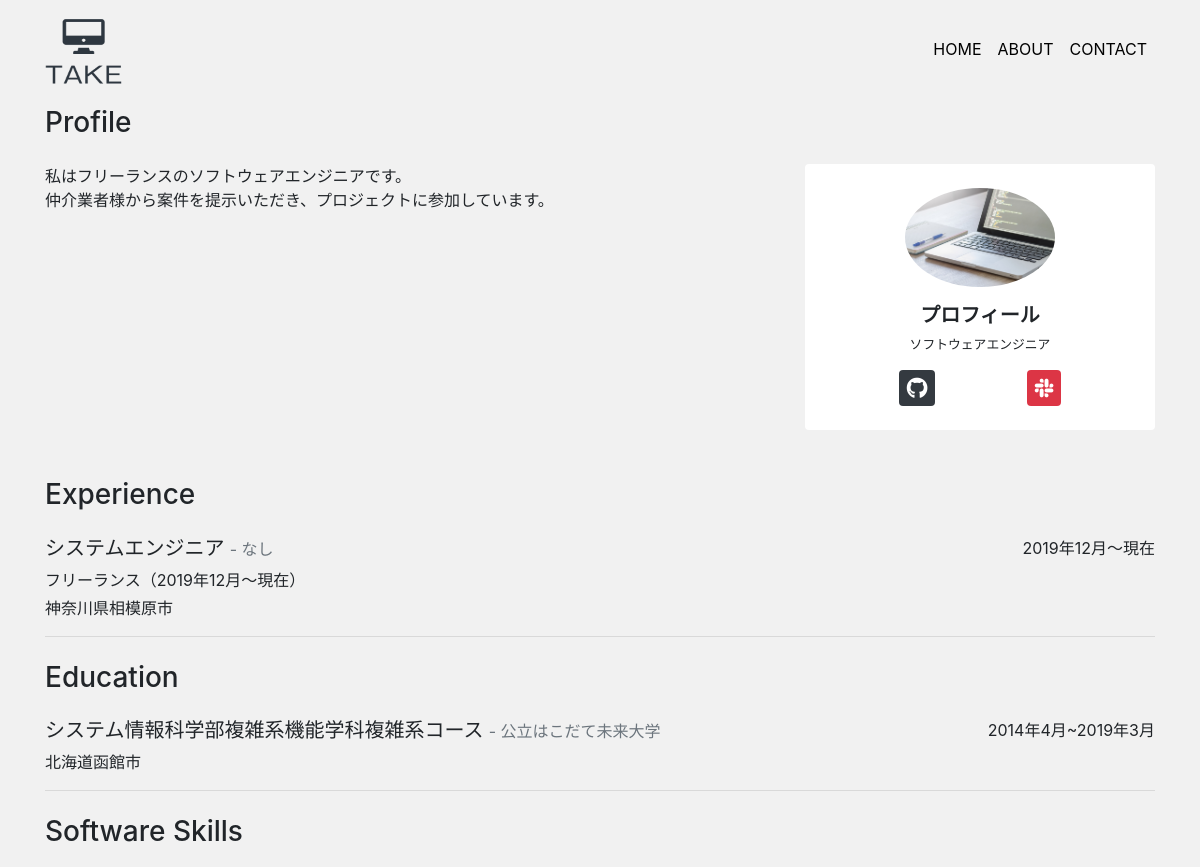
Page /about/ (upper part) on the earlier database version.
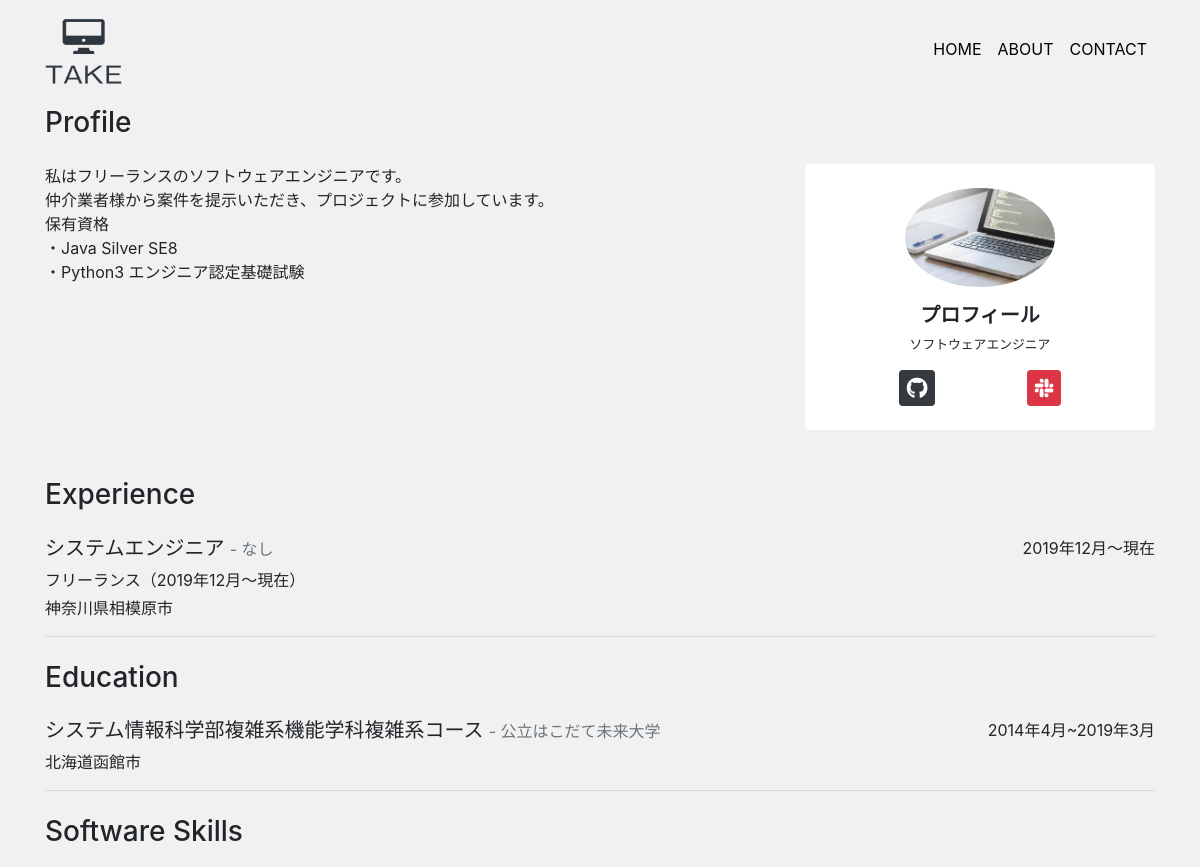
Same page on the later database version.
### mysite/models.py (models this page shows, shortened)
class Profile(models.Model):
    title = models.CharField('タイトル', max_length=100, null=True, blank=True)
    subtitle = models.CharField(
        'サブタイトル', max_length=100, null=True, blank=True)
    name = models.CharField('名前', max_length=100)
    job = models.TextField('仕事')
    introduction = models.TextField('自己紹介')
    github = models.CharField('github', max_length=100, null=True, blank=True)
    twitter = models.CharField(
        'twitter', max_length=100, null=True, blank=True)
    linkedin = models.CharField(
        'linkedin', max_length=100, null=True, blank=True)
    facebook = models.CharField(
        'facebook', max_length=100, null=True, blank=True)
    instagram = models.CharField(
        'instagram', max_length=100, null=True, blank=True)
    slack = models.CharField('slack', max_length=100, null=True, blank=True)
    topimage = models.ImageField(upload_to='images', verbose_name='トップ画像')
    subimage = models.ImageField(upload_to='images', verbose_name='サブ画像')

### mysite/views.py (the view)
# urls.py: path('about/', views.AboutView.as_view(), name='about'),
class AboutView(View):
    def get(self, request, *args, **kwargs):
        profile_data = Profile.objects.all()
        if profile_data.exists():
            profile_data = profile_data.order_by('-id')[0]
        experience_data = Experience.objects.order_by('-id')
        education_data = Education.objects.order_by('-id')
        software_data = Software.objects.order_by('-id')
        technical_data = Technical.objects.order_by('-id')
        return render(request, 'mysite/about.html', {
            'profile_data': profile_data,
            'experience_data': experience_data,
            'education_data': education_data,
            'software_data': software_data,
            'technical_data': technical_data,
        })

### mysite/templates/mysite/about.html (shortened to what this page needs)
{% extends 'mysite/base.html' %}
{% block content %}
<h3 class="mb-4">Profile</h3>
<div class="mb-5">
    <div class="row">
        <div class="col-md-8">
            <p>{{ profile_data.introduction|linebreaksbr }}</p>
        </div>
        <div class="col-md-4">
            <div class="card text-center px-5 py-4">
                <div class="avatar mb-3">
                    <img src="{{ profile_data.subimage.url }}" alt="" class="card-img-top rounded-circle">
                </div>
                <h5 class="font-weight-bolder">{{ profile_data.name }}</h5>
                <p class="mb-3 small text-center">{{ profile_data.job|linebreaksbr }}</p>
                <div class="d-flex justify-content-around">
                    {% if profile_data.github %}
                    <a href="{{ profile_data.github }}" target="_blank">
                        <i class="fab fa-github fa-lg rounded btn-dark icon"></i>
                    </a>
                    {% endif %}
                    {% if profile_data.slack %}
                    <a href="{{ profile_data.slack }}" target="_blank">
                        <i class="fab fa-slack fa-lg rounded btn-danger icon"></i>
                    </a>
                    {% endif %}
                </div>
            </div>
        </div>
    </div>
</div>
<h3 class="mb-4">Experience</h3>
<div class="mb-4">
    {% for experience in experience_data %}
    <div class="d-flex justify-content-between">
        <h5>{{ experience.occupation }} <span class="small text-secondary"> - {{ experience.company }}</span></h5>
        <p class="mb-1">{{ experience.period }}</p>
    </div>
    <p class="mb-1"> {{ experience.description|linebreaksbr }}</p>
    <p class="mb-1"> {{ experience.place }}</p>
    <hr>
    {% endfor %}
</div>
<h3 class="mb-4">Education</h3>
<div class="mb-4">
    {% for education in education_data %}
    <div class="d-flex justify-content-between">
        <h5>{{ education.course }} <span class="small text-secondary"> - {{ education.school }}</span></h5>
        <p class="mb-1">{{ education.period }}</p>
    </div>
    <p class="mb-1"> {{ education.place }}</p>
    <hr>
    {% endfor %}
</div>
<h3 class="mb-4">Software Skills</h3>
{% endblock %}

Differences in the rows shown:
changed Profile "プロフィール": introduction "私はフリーランスのソフトウェアエンジニアです。 仲介業者様から案件を提示いただき、プロジェクトに参加しています。" → "私はフリーランスのソフトウェアエンジニアです。 仲介業者様から案件を提示いただき、プロジェクトに参加しています。 保有資格 ・Java Silver SE8 ・Python3 エンジニア認定基礎試験"
